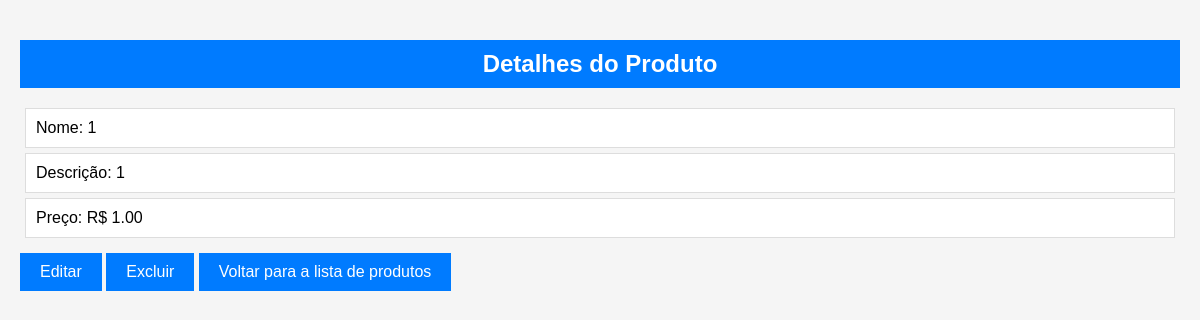
Page /products/7/ on the committed database.
### products/models.py (models this page shows, shortened)
class Product(models.Model):
    name = models.CharField(max_length=100)
    description = models.TextField()
    price = models.DecimalField(max_digits=10, decimal_places=2)

### products/views.py (the view)
# urls.py: path('<int:product_id>/', views.product_detail, name='product_detail'),
def product_detail(request, product_id):
    product = get_object_or_404(Product, pk=product_id)
    return render(request, 'products/product_detail.html', {'product': product})

### products/templates/products/product_detail.html (shortened to what this page needs)
<!DOCTYPE html>
<html lang="en">
<head>
</head>
<body>
    <h2>Detalhes do Produto</h2>
    <p>Nome: {{ product.name }}</p>
    <p>Descrição: {{ product.description }}</p>
    <p>Preço: R$ {{ product.price }}</p>
    <a href="{% url 'product_update' product_id=product.pk %}">Editar</a>
    <a href="{% url 'product_confirm_delete' product.pk %}" class="delete-button">Excluir</a>
    <a href="{% url 'product_list'%}" class="delete-button">Voltar para a lista de produtos</a>
</body>
</html>

### products/templates/products/product_detail.html (style rules this page uses)
body { font-family: Arial, sans-serif; margin: 0; padding: 20px; background-color: #f5f5f5; }
h2 { background-color: #007bff; color: white; padding: 10px; text-align: center; }
p { background-color: white; border: 1px solid #ddd; margin: 5px; padding: 10px; }
a { display: inline-block; background-color: #007bff; color: white; padding: 10px 20px; text-decoration: none; margin-top: 10px; }

### rows in the picture
Product: name "1", description "1", price "1.00"
